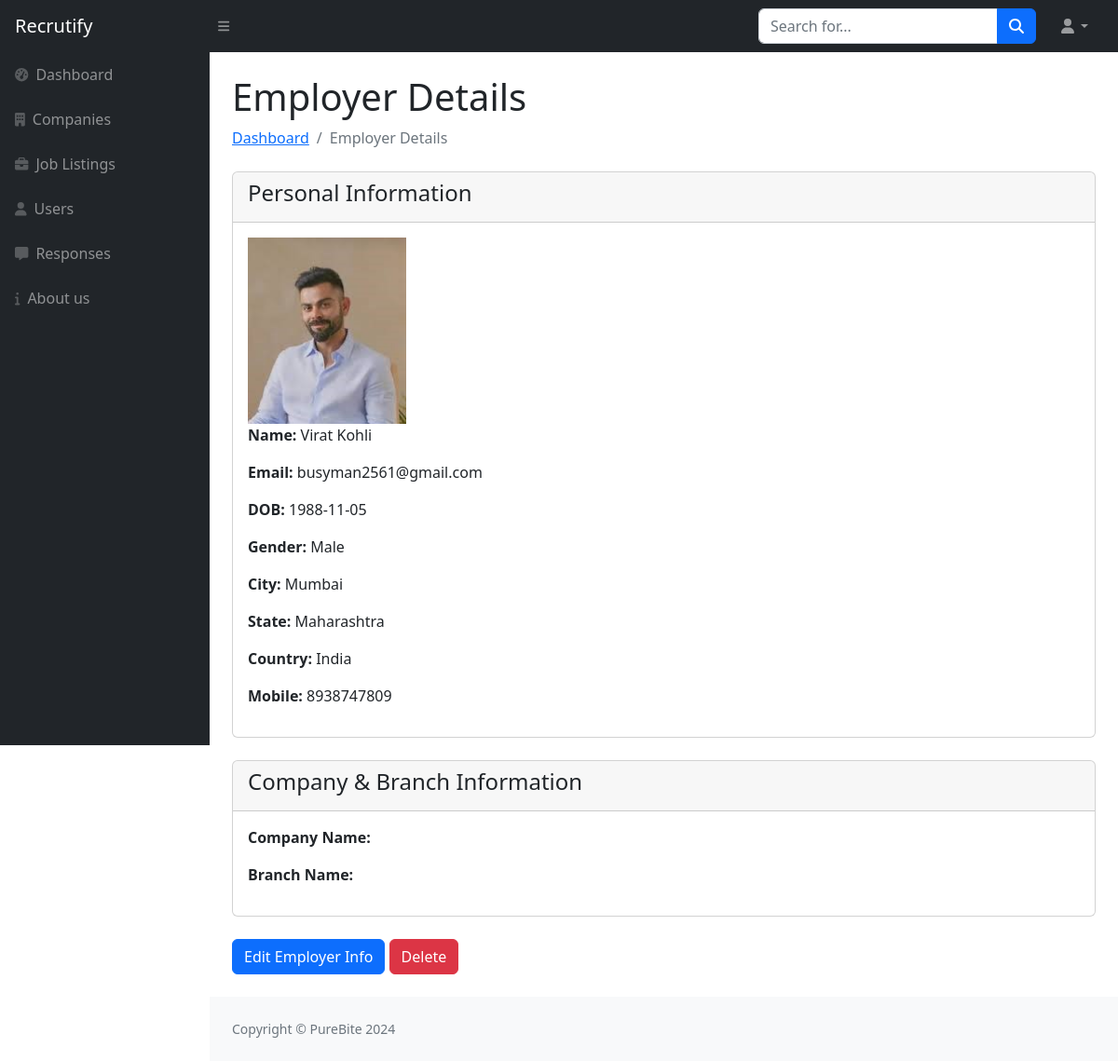
The page /admin/view-employer.php?user_id=11 on the database its author committed.
### tables this page shows
CREATE TABLE `users_tbl` (
  `User_Id` int(11) NOT NULL,
  `User_Type` enum('Admin','Jobseeker','Employer') NOT NULL DEFAULT 'Jobseeker',
  `Company_Id` int(11) DEFAULT NULL,
  `Branch_Id` int(11) DEFAULT NULL,
  `Name` varchar(50) NOT NULL,
  `Email` varchar(50) NOT NULL,
  `DOB` date DEFAULT NULL,
  `Gender` enum('Male','Female','Other') DEFAULT NULL,
  `City` varchar(50) NOT NULL,
  `State` varchar(50) NOT NULL,
  `Country` varchar(100) NOT NULL,
  `Mobile` varchar(20) NOT NULL,
  `Image` text DEFAULT NULL,
  `Password` varchar(15) NOT NULL,
  `Status` enum('Active','Deleted') NOT NULL DEFAULT 'Active',
  `Register_Date` datetime NOT NULL
);

### admin/view-employer.php (the view)
<?php
include("sidebar.php");
$user_id = $_GET['user_id'];
?>
<div id="layoutSidenav_content">
    <div class="container-fluid px-4">
        <h1 class="mt-4">Employer Details</h1>
        <ol class="breadcrumb mb-4">
            <li class="breadcrumb-item"><a href="index.php">Dashboard</a></li>
            <li class="breadcrumb-item active">Employer Details</li>
        </ol>
        <?php
            $query = "
                SELECT
                    u.*,
                    c.Name AS CompanyName,
                    CONCAT(b.Address, ', ', b.City, ', ', b.State, ', ',b.Country) AS Address
                FROM
                    users_tbl u
                LEFT JOIN company_tbl c ON u.Company_Id = c.Company_Id
                LEFT JOIN branch_tbl b ON u.Branch_Id = b.Branch_Id
                WHERE
                    u.User_Id = $user_id AND u.User_Type = 'Employer'";
            $result = mysqli_query($con, $query);
            $employer = mysqli_fetch_assoc($result);
        ?>
        <div class="card mb-4">
            <div class="card-header">
                <h4>Personal Information</h4>
            </div>
            <div class="card-body">
                <img src="../<?php echo $employer['Image']; ?>" alt="<?php echo $employer['Name']; ?>" style="height:200px;" class="img-fluid" />
                <p><strong>Name:</strong> <?php echo $employer['Name']; ?></p>
                <p><strong>Email:</strong> <?php echo $employer['Email']; ?></p>
                <p><strong>DOB:</strong> <?php echo $employer['DOB']; ?></p>
                <p><strong>Gender:</strong> <?php echo $employer['Gender']; ?></p>
                <p><strong>City:</strong> <?php echo $employer['City']; ?></p>
                <p><strong>State:</strong> <?php echo $employer['State']; ?></p>
                <p><strong>Country:</strong> <?php echo $employer['Country']; ?></p>
                <p><strong>Mobile:</strong> <?php echo $employer['Mobile']; ?></p>
            </div>
        </div>
        <div class="card mb-4">
            <div class="card-header">
                <h4>Company & Branch Information</h4>
            </div>
            <div class="card-body">
                <p><strong>Company Name:</strong> <?php echo $employer['CompanyName']; ?></p>
                <p><strong>Branch Name:</strong> <?php echo $employer['Address']; ?></p>
            </div>
        </div>
        <div class="mb-4">
            <a href="update-employer.php?user_id=<?php echo $user_id; ?>" class="btn btn-primary">Edit Employer Info</a>
            <a href="delete-user.php?user_id=<?php echo $employer['User_Id']; ?>" class="btn btn-danger" onclick="return confirm('Are you sure you want to delete this employer?');">Delete</a>
        </div>
    </div>
<?php include("footer.php"); ?>

### rows shown on the page
users_tbl: Image (picture), Name "Virat Kohli", Email "busyman2561@gmail.com", DOB "1988-11-05", Gender "Male", City "Mumbai", State "Maharashtra", Country "India", Mobile "8938747809"
